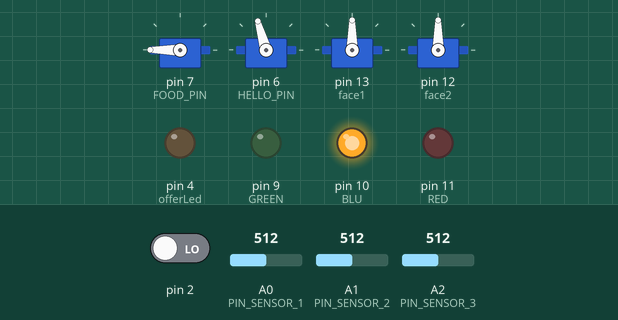
A sketch run on a simulated Arduino Uno, built with avr-gcc and run on an emulated ATmega328P. Parts: 4 × servo, output pins drawn as LEDs (lit = HIGH). Inputs (shaded band) come from the test bench; at power-on: A0 (PIN_SENSOR_1) = 512, A1 (PIN_SENSOR_2) = 512, A2 (PIN_SENSOR_3) = 512, pin 2 LOW. The audio player accepts every command and is not drawn.

Above: at 3.2 s.
3.3 s: A0 (PIN_SENSOR_1) set to 531
At 4.6 s:
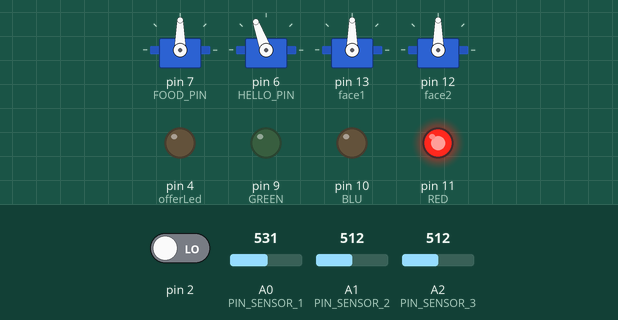
7.2 s: A1 (PIN_SENSOR_2) set to 535
At 7.63 s:
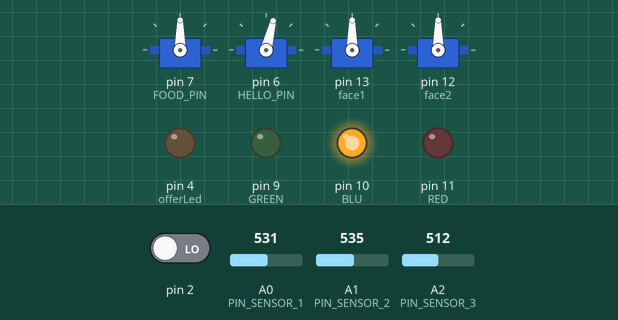
9.6 s: A2 (PIN_SENSOR_3) set to 535
At 10.7 s:
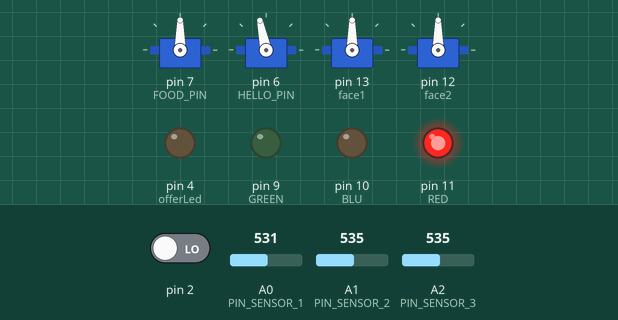
13.5 s: A1 (PIN_SENSOR_2) set to 716
At 15.1 s:
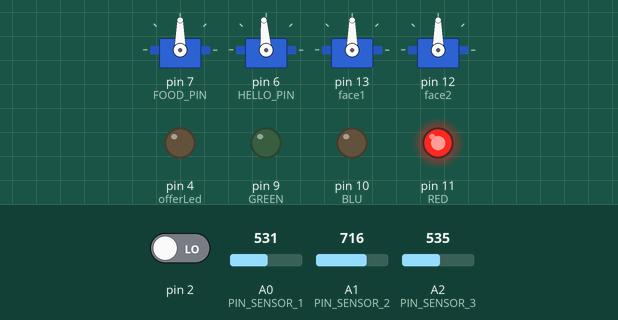
17.4 s: A2 (PIN_SENSOR_3) set to 716
At 18.9 s:
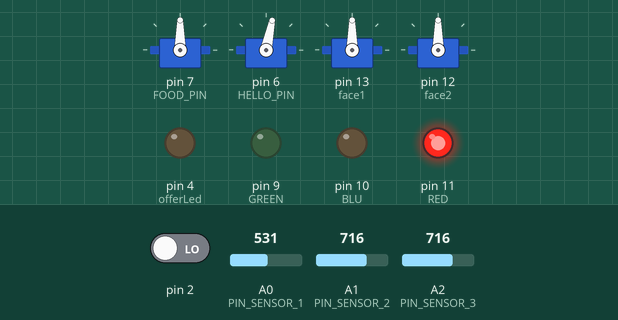
19.9 s: A0 (PIN_SENSOR_1) set to 716
At 21.7 s:
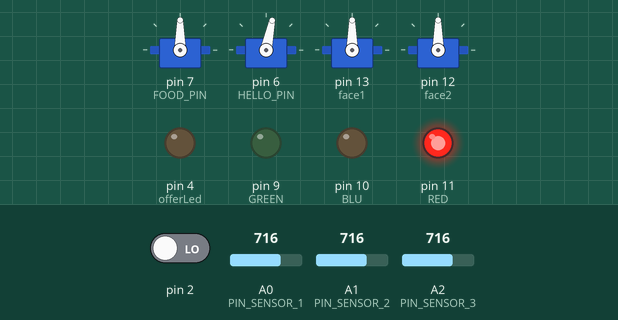
Timing chart, 0 to 23.0 s (numbered marks = the images above; inputs shaded):
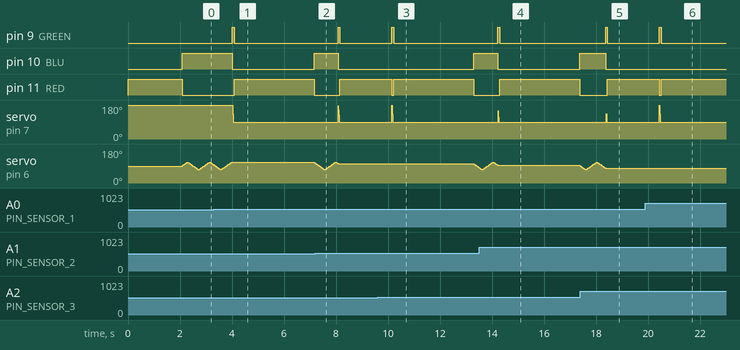

The sketch:

Gonzalo_Secondary.ino
```cpp
/*
 * Angelo Falci
 * Emanuele Schiavon
 * Valentina Favaro
 * Julian Gallego
 * Soheil Ghanbari
 */
#include <Servo.h>
#include <DFRobotDFPlayerMini.h>7
#include <SoftwareSerial.h>
#include <Arduino.h>
#include <SoftwareSerial.h>
#include <DFRobotDFPlayerMini.h>

//Variable to check if a person is near for more than 2/3 seconds
int seePerson;
int lastDistSeePerson;
int checkPerson;
//Time offerFood
long timeOffer;//count for how many time the robot is waiting the person

//HAND WITH FOOD
#define FOOD_PIN 7
#define PIN_SENSOR_1 A0
#define PIN_SENSOR_2 A1
#define PIN_SENSOR_3 A2
Servo foodHand;
int positionFoodHand;
long foodTime;
boolean foodMoveFast;
int oldValue[3];
int newValue[3];
int offerLed=4;

//HELLO HAND
#define HELLO_PIN 6
Servo helloHand;
int positionHelloHand;
long helloTime;
long helloInterval;
int helloDirection;

//eyes
#define GREEN 9
#define BLU 10
#define RED 11

//speak
SoftwareSerial mySoftwareSerial(12, 13); // RX, TX
DFRobotDFPlayerMini myDFPlayer;

//face
#define face1 13
#define face2 12
Servo faceS1, faceS2;
long mustacheTime;
long mustacheDirection;
long mustacheInterval;
int mustachePosition;

void setup() {
  //HAND WITH FOOD
  positionFoodHand=180;
  foodHand.attach(FOOD_PIN);
  foodHand.write(positionFoodHand);
  foodMoveFast=false;
  foodTime=0;
  oldValue[0]=analogRead(PIN_SENSOR_1);
  oldValue[1]=analogRead(PIN_SENSOR_2);
  oldValue[2]=analogRead(PIN_SENSOR_3);
  pinMode(offerLed, OUTPUT);
  digitalWrite(offerLed, LOW);
  //HELLO HAND
  positionHelloHand=90;
  helloHand.attach(HELLO_PIN);
  helloHand.write(positionHelloHand);
  helloTime=0;
  helloInterval=0;
  helloDirection=0;
  //eye setup
  pinMode(GREEN, OUTPUT);
  pinMode(BLU, OUTPUT);
  pinMode(RED, OUTPUT);
  blueEye();
  //Set up mustache
  faceS1.attach(face1);
  faceS2.attach(face2);
  //faceS1.write();
  //faceS2.write();
  mustacheTime=-3000;
  mustacheDirection=0;
  mustacheInterval=0;
  mustachePosition=90;
  sadMustache();
  //Set up the DF Player
  mySoftwareSerial.begin(9600);
  myDFPlayer.volume(20);  //Set volume value. From 0 to 30
  delay(2000);
  helloHand.detach();
  foodHand.detach();
  helloTime=millis();
  //Body Arduino send in pin 2 the signal when a person is detected in front of it
  pinMode(2, INPUT);
  //Serial.begin(9600);
}

void loop() {
  checkDistance();
  moveHandFast();
  sayhi();
  laughMustache();
  sadMustache();
}
//Check if the signal of "near person" is activated or not
void checkDistance(){
    if(digitalRead(2)==HIGH && millis()-helloTime>=3000)
    {
        helloTime=millis();
    }
}

//MOVE FAST THE HAND IF A PERSON TRY TO KEEP FOOD
//When someone try to keep food Gonzalo move hand, say "ahahah" and move mustache to laugh for about 2 second,
//and then his hand return in the original position
void moveHandFast()
{
  //Serial.println(foodMoveFast);
  if(foodMoveFast==false && millis()-foodTime>=1000)
  {
    newValue[0]=analogRead(PIN_SENSOR_1);
    newValue[1]=analogRead(PIN_SENSOR_2);
    newValue[2]=analogRead(PIN_SENSOR_3);
   /* Serial.print("FOTO=");
    Serial.print(newValue[0]);
    Serial.print("-");
    Serial.print(newValue[1]);
    Serial.print("-");
    Serial.println(newValue[2]);*/
    if(-oldValue[0]+newValue[0]>5 || -oldValue[1]+newValue[1]>5 || -oldValue[2]+newValue[2]>5)
    {//A person is trying to take food
      foodMoveFast=true;
    }
    oldValue[0]=newValue[0];
    oldValue[1]=newValue[1];
    oldValue[2]=newValue[2];

    foodTime=millis();
  }
  if(foodMoveFast==true)
  {
      redEye();
      foodHand.attach(FOOD_PIN);
      for(int i=180;i>85;i=i-5)
      {
        foodHand.write(i);
        delay(2);
      }
    speak("fun");
    mustacheTime=millis();
      foodMoveFast=false;
      foodHand.detach();
      foodTime=millis();
      oldValue[0]=analogRead(PIN_SENSOR_1);
      oldValue[1]=analogRead(PIN_SENSOR_2);
      oldValue[2]=analogRead(PIN_SENSOR_3);
      helloTime=millis()+3000; //After move hand fast Gonzalo don't say hi for a while
      blueEye();
  }
  if(foodMoveFast==false && foodHand.read()<=85 && millis()-helloTime>-1000 && millis()-helloTime<0)
  {
    foodHand.attach(FOOD_PIN);
      for(int i=85;i<180;i++)
      {
        foodHand.write(i);
        delay(10);
      }
      foodHand.detach();
    normalMustache();
  }
}

//Robot say hi for 3 seconds when the body arduino give the signal
void sayhi()
{
  if(millis()-helloTime<3000 && millis()-helloInterval>20)
  {
  if(!helloHand.attached())
  {
    helloHand.attach(HELLO_PIN);
  normalMustache();
    speak("hi");
    greenEye();
  }
  if(helloDirection==0)
    {
      positionHelloHand=positionHelloHand+2;
      if(positionHelloHand>=110)
      {
        helloDirection=1;
      }
    }
    else
    {
      positionHelloHand=positionHelloHand-2;
      if(positionHelloHand<=70)
      {
        helloDirection=0;
      }
    }
  helloHand.write(positionHelloHand);
  helloInterval=millis();
  }
  if(millis()-helloTime>=3000 && helloHand.attached())
  {//detach the servo when Gonzalo not say hello
    helloHand.detach();
    blueEye();
  }
}

void blueEye()
{
  digitalWrite(GREEN, LOW);
  digitalWrite(BLU, LOW);
  digitalWrite(RED, HIGH);
}
void redEye()
{
  digitalWrite(GREEN, HIGH);
  digitalWrite(BLU, LOW);
  digitalWrite(RED, LOW);
}
void greenEye()
{
  digitalWrite(GREEN, LOW);
  digitalWrite(BLU, HIGH);
  digitalWrite(RED, LOW);
}

//MANAGE ROBOT SPEAKING
void speak(String s)
{
  if(s=="hi")
  {
    myDFPlayer.play(1);
  }
  if(s=="fun")
  {
    myDFPlayer.play(2);
  }
}

//MANAGE EYEBROW AND MUSTACHE
void normalMustache()
{

  faceS1.attach(face1);
  faceS2.attach(face2);

  //faceS1.write();
  //faceS2.write();
  delay(50);
  faceS1.detach();
  faceS2.detach();
}
//default position when there isn't anyone
//Gonzalo become sad when it doesn't interact with anyone for a while
void sadMustache()
{
  if(millis()-helloTime>10000 && millis()-foodTime>1000)
  {
    faceS1.attach(face1);
    faceS2.attach(face2);

    //faceS1.write();
    //faceS2.write();
    delay(50);
    faceS1.detach();
    faceS2.detach();
  }
}
void laughMustache()
{
  if(millis()-mustacheTime<2000 && millis()-mustacheInterval>15)
  {
    if(!faceS1.attached())
      faceS1.attach(face1);
    if(!faceS2.attached())
      faceS2.attach(face2);
    if(mustacheDirection==0)
    {
      mustachePosition=mustachePosition+2;
      if(mustachePosition>100)
        mustacheDirection=1;
    }
    else
    {
      mustachePosition=mustachePosition-2;
      if(mustachePosition<80)
        mustacheDirection=0;
    }
    //faceS1.write();
    //faceS2.write();
    mustacheInterval=millis();
  }
  if(millis()-mustacheTime>2000)
  {
    if(faceS1.attached())
      faceS1.detach();
    if(faceS2.attached())
      faceS2.detach();
  }
}
```

Measured:
- the behaviour switches between 517 and 518 on A0 (PIN_SENSOR_1) (found by bisection; images 0 and 1)
- the behaviour switches between 517 and 518 on A1 (PIN_SENSOR_2) (found by bisection; images 1 and 2)
- the behaviour switches between 517 and 518 on A2 (PIN_SENSOR_3) (found by bisection; images 2 and 3)
- after the input at 3.3 s, pin 9 (GREEN): LOW → HIGH after 0.71 s, → LOW 0.07 s later; pin 10 (BLU): HIGH → LOW after 0.71 s instead of 1.7 s; pin 11 (RED): LOW → HIGH after 0.78 s instead of 1.7 s; servo on pin 7 (FOOD_PIN): 180° → 90° after 0.73 s
- after the input at 7.2 s, pin 9 (GREEN): LOW → HIGH after 0.88 s, → LOW 0.07 s later; pin 10 (BLU): HIGH → LOW after 0.88 s; pin 11 (RED): LOW → HIGH after 0.95 s; servo on pin 7 (FOOD_PIN): 90° → 175° after 0.88 s, → 155° 0.01 s later, → 125° 0.01 s later, → 90° 0.01 s later; servo on pin 6 (HELLO_PIN): goes on until 8.1 s, then stays 102°
- after the input at 9.6 s, pin 9 (GREEN): LOW → HIGH after 0.55 s, → LOW 0.07 s later; pin 10 (BLU): LOW → HIGH after 3.7 s instead of 1.6 s; pin 11 (RED): HIGH → LOW after 0.55 s instead of 1.6 s; servo on pin 7 (FOOD_PIN): 90° → 180° after 0.55 s, → 130° 0.02 s later, → 90° 0.02 s later
- after the input at 13.5 s, pin 9 (GREEN): LOW → HIGH after 0.72 s, → LOW 0.07 s later; pin 10 (BLU): HIGH → LOW after 0.72 s instead of 2.7 s; pin 11 (RED): LOW → HIGH after 0.79 s instead of 2.7 s; servo on pin 7 (FOOD_PIN): 90° → 150° after 0.73 s, → 115° 0.01 s later, → 90° 0.01 s later
- after the input at 17.4 s, pin 9 (GREEN): LOW → HIGH after 0.97 s, → LOW 0.07 s later; pin 10 (BLU): HIGH → LOW after 0.97 s; pin 11 (RED): LOW → HIGH after 1.0 s; servo on pin 7 (FOOD_PIN): 90° → 135° after 0.99 s, → 90° 0.02 s later; servo on pin 6 (HELLO_PIN): goes on until 18.4 s, then stays 78°
- after the input at 19.9 s, pin 9 (GREEN): LOW → HIGH after 0.54 s, → LOW 0.07 s later; pin 10 (BLU): stays LOW (without the input it goes to HIGH after 1.6 s)
